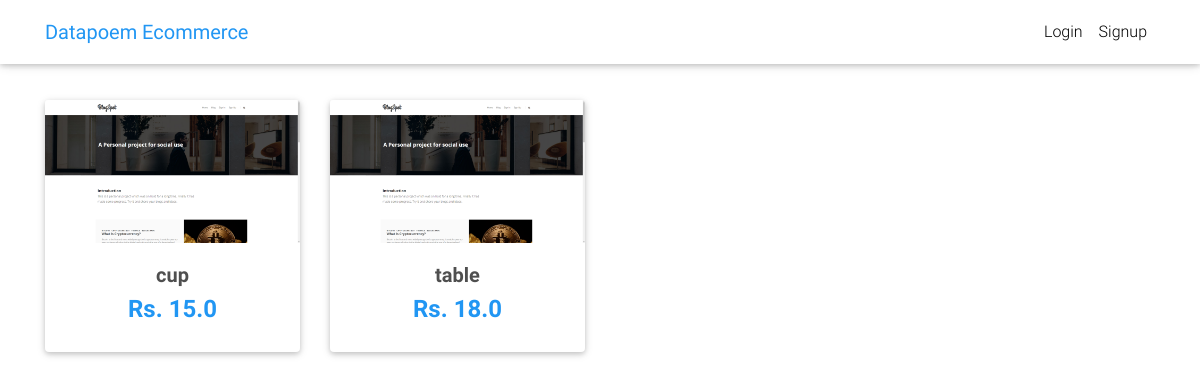
Before: / with the older database file.
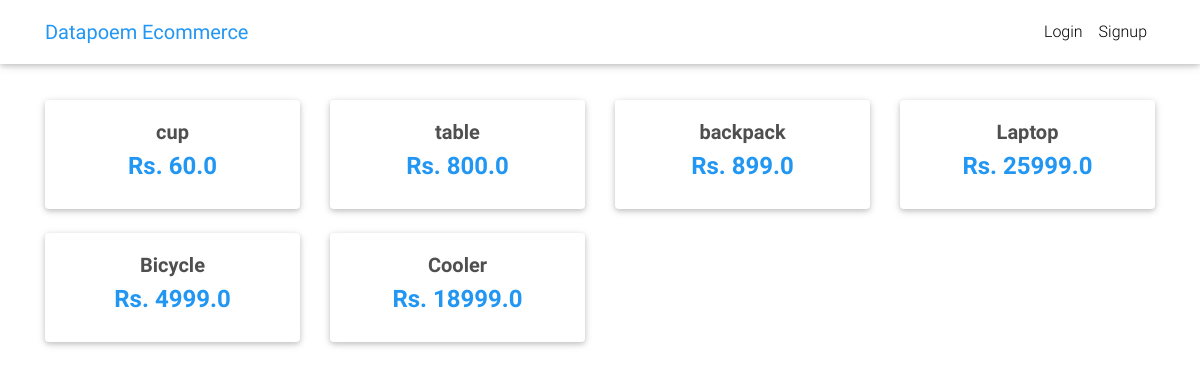
After: the same page with the newer database file.
### store/models.py (models this page shows, shortened)
class Item(models.Model):
    title = models.CharField(max_length=100)
    price = models.FloatField()
    description = models.TextField()
    image = models.ImageField()
    def get_absolute_url(self):
        return reverse("store:product", kwargs={
            'id': self.id
        })

### store/views.py (the view)
# urls.py: 2. Add a URL to urlpatterns:  path('', views.home, name='home')
def home(request):
    items = Item.objects.all()
    context = {
        'items': items
    }
    return render(request, 'home.html', context)

### templates/home.html (shortened to what this page needs)
{% extends "base.html" %}
{% block content %}
  <main>
    <div class="container">
      <section class="text-center mb-4">
        <div class="row wow fadeIn">
          {% for item in items %}
          <div class="col-lg-3 col-md-6 mb-4">
            <div class="card">
              <div class="view overlay">
                <img src="{{ item.image.url }}" class="card-img-top" alt="">
              </div>
              <div class="card-body text-center">
                <h5>
                  <strong>
                    <a href="{{ item.get_absolute_url }}" class="dark-grey-text">{{ item.title }}
                    </a>
                  </strong>
                </h5>
                <h4 class="font-weight-bold blue-text">
                  <strong>Rs.
                  {% if item.discount_price %}
                  {{ item.discount_price }}
                  {% else %}
                  {{ item.price }}
                  {% endif %}
                  </strong>
                </h4>
              </div>
            </div>
          </div>
          {% endfor %}
        </div>
      </section>
    </div>
  </main>
{% endblock content %}

Changed rows visible on the page:
changed Item "cup": price "15.0" → "60.0"; image: picture removed
changed Item "table": price "18.0" → "800.0"; image: picture removed
added Item: title "backpack", price "899.0"
added Item: title "Laptop", price "25999.0"
added Item: title "Bicycle", price "4999.0"
added Item: title "Cooler", price "18999.0"
